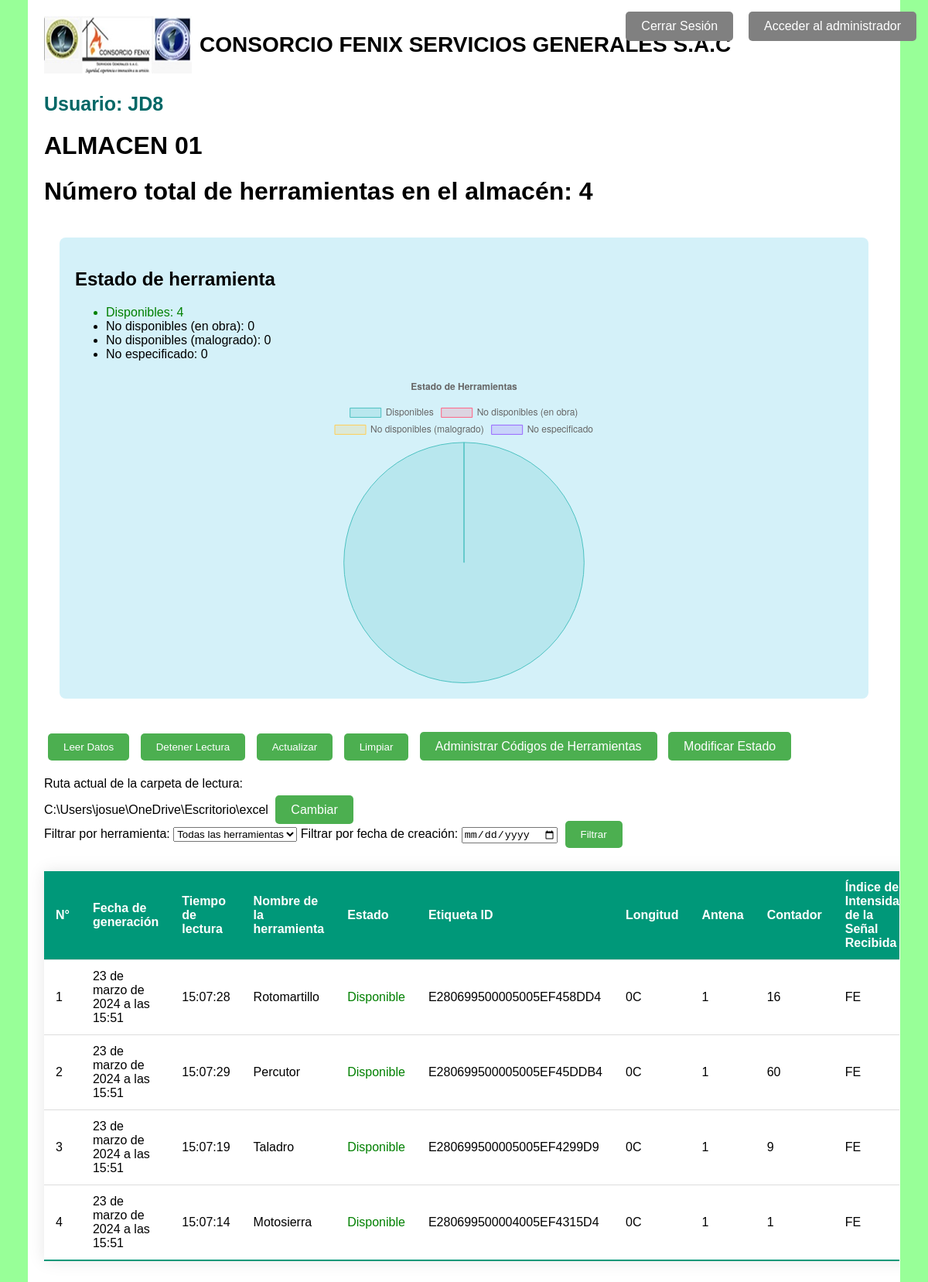
The app's page / (signed in) with its own data.
### app01/models.py (models this page shows, shortened)
class seleccionarRuta(models.Model):
    carpeta_excel = models.CharField(max_length=255)
    class Meta:
        verbose_name_plural = "Configuración de la ruta de lectura"
        verbose_name = "la ruta de lectura"

class lecturaRFID(models.Model):
    ESTADOS_HERRAMIENTA = [
        ('no_especificado', 'No especificado'),
        ('disponible', 'Disponible'),
        ('no_disponible_obra', 'No disponible (en obra)'),
        ('no_disponible_malogrado', 'No disponible (malogrado)'),
    ]
    tiempo = models.CharField(max_length=8)
    tag_id = models.CharField(max_length=24)
    length = models.CharField(max_length=10)
    ant = models.IntegerField()
    cnt = models.IntegerField()
    rssi = models.CharField(max_length=10)
    nombre_archivo = models.CharField(max_length=255)
    fecha_modificacion = models.DateTimeField()
    nombre_herramienta = models.CharField(max_length=100, blank=True, null=True)
    estado = models.CharField(max_length=23, choices=ESTADOS_HERRAMIENTA, default='disponible')
    def asociar_nombre_herramienta(self):
        try:
            union_tag_nom = nombreEtiqueta.objects.get(etiqueta_id=self.tag_id)
            self.nombre_herramienta = union_tag_nom.nombre_herramienta
            self.save()
        except nombreEtiqueta.DoesNotExist:
            self.nombre_herramienta = "Desconocido"
    class Meta:
        verbose_name_plural = "Lecturas RFID de herramientas"
        verbose_name = "una nueva lectura RFID"

### app01/views.py (the view)
# urls.py: path('', views.principal, name="principal"),
@login_required
def principal(request):
    lecturas = lecturaRFID.objects.all()
    herramientas = nombreEtiqueta.objects.all()
    verificar_ruta = seleccionarRuta.objects.first()
    if verificar_ruta:
        ruta = verificar_ruta.carpeta_excel
        lecturas = lecturaRFID.objects.all()
        herramientas = nombreEtiqueta.objects.all()
        total_herramientas = len(lecturas)
    else:
        ruta = ""
    total_herramientas = len(lecturas)
    for lectura in lecturas:
        lectura.asociar_nombre_herramienta()
    herramienta_seleccionada = request.GET.get('herramienta')
    fecha_creacion = request.GET.get('fecha_creacion')
    if herramienta_seleccionada:
        lecturas = lecturas.filter(nombre_herramienta=herramienta_seleccionada)
    if fecha_creacion:
        fecha_creacion = datetime.strptime(fecha_creacion, "%Y-%m-%d").date()
        lecturas = lecturas.filter(fecha_modificacion__date=fecha_creacion)
    total_disponibles = lecturas.filter(estado='disponible').count()
    total_no_disponibles_obra = lecturas.filter(estado='no_disponible_obra').count()
    total_no_disponibles_malogrado = lecturas.filter(estado='no_disponible_malogrado').count()
    total_no_especificado = lecturas.filter(estado='no_especificado').count()
    herramienta_busq = lecturaRFID.objects.all()
    search_query = request.GET.get('search', '')
    if search_query:
        herramienta_busq = herramienta_busq.filter(tag_id=search_query)
    return render(request, 'principal.html', {
        'lecturas': lecturas,
        'total_herramientas': total_herramientas,
        'herramientas': herramientas,
        'ruta': ruta,
        'total_disponibles': total_disponibles,
        'total_no_disponibles_obra': total_no_disponibles_obra,
        'total_no_disponibles_malogrado': total_no_disponibles_malogrado,
        'total_no_especificado': total_no_especificado,
        'herramienta_busq': herramienta_busq,
        'search_query': search_query,
        'es_administrador': es_administrador(request.user),
    })

### app01/views.py (called while the page is built)
def es_administrador(user):
    return user.groups.filter(name='Administrador').exists()

### app01/templates/principal.html (shortened to what this page needs)
{% load static %}
<!DOCTYPE html>
<html lang="es">
<head>
    <link rel="stylesheet" type="text/css" href="{% static 'css/estilos.css' %}">
</head>
<body>
    <div class="main-container">
        <div class="header">
            <img src="{% static 'imagenes/logo.png' %}" alt="Logo de la empresa">
            <span class="title">CONSORCIO FENIX SERVICIOS GENERALES S.A.C</span>
        </div>
        <div>
            <p class="usuario">Usuario: {{ request.user.username }}</p>
        </div>
        <div class="top-right-buttons">
            <a href="{% url 'salir' %}" class="button grey">Cerrar Sesión</a>
            <a href="{% url 'admin:index' %}" class="button grey">Acceder al administrador</a>
        </div>
        <h1>ALMACEN 01</h1>
        {% if es_administrador %}
            <h1>Número total de herramientas en el almacén: {{ total_herramientas }}</h1>
        {% endif %}
        {% if es_administrador %}
        <div class="background-container">
            <div class="container">
                <div class="celeste-box">
                    <div class="estado-container">
                        <h2>Estado de herramienta</h2>
                        <ul>
                            <li class="{% if total_disponibles > 0 %}green{% else %}black{% endif %}">Disponibles: {{ total_disponibles }}</li>
                            <li class="{% if total_no_disponibles_obra > 0 %}red{% else %}black{% endif %}">No disponibles (en obra): {{ total_no_disponibles_obra }}</li>
                            <li class="{% if total_no_disponibles_malogrado > 0 %}orange{% else %}black{% endif %}">No disponibles (malogrado): {{ total_no_disponibles_malogrado }}</li>
                            <li class="{% if total_no_especificado > 0 %}black{% endif %}">No especificado: {{ total_no_especificado }}</li>
                        </ul>
                    </div>
                        <canvas id="herramientasChart" width="400" height="400"></canvas>
                </div>
            </div>
        </div>
        <script>
            var ctx = document.getElementById('herramientasChart').getContext('2d');
            var herramientasChart = new Chart(ctx, {
                type: 'pie',
                data: {
                    labels: ['Disponibles', 'No disponibles (en obra)', 'No disponibles (malogrado)', 'No especificado'],
                    datasets: [{
                        label: 'Estado de Herramientas',
                        data: [
                            {{ total_disponibles }},
                            {{ total_no_disponibles_obra }},
                            {{ total_no_disponibles_malogrado }},
                            {{ total_no_especificado }}
                        ],
                        backgroundColor: [
                            'rgba(75, 192, 192, 0.2)',
                            'rgba(255, 99, 132, 0.2)',
                            'rgba(255, 206, 86, 0.2)',
                            'rgba(153, 102, 255, 0.2)'
                        ],
                        borderColor: [
                            'rgba(75, 192, 192, 1)',
                            'rgba(255, 99, 132, 1)',
                            'rgba(255, 206, 86, 1)',
                            'rgba(153, 102, 255, 1)'
                        ],
                        borderWidth: 1
                    }]
                },
                options: {
                    responsive: true,
                    plugins: {
                        legend: {
                            position: 'top',
                        },
                        title: {
                            display: true,
                            text: 'Estado de Herramientas'
                        }
                    }
                }
            });
        </script>
        {% endif %}
        {% if es_administrador %}
        <nav class="navigation-menu">
            <form method="post">
                <button type="submit" name="leer_datos" class="button green">Leer Datos</button>
                <button type="submit" name="detener_lectura" class="button green">Detener Lectura</button>
                <button type="submit" name="actualizar_datos" class="button green">Actualizar</button>
                <button type="submit" name="limpiar_datos" class="button green">Limpiar</button>
                <a href="{% url 'administrar_codigos' %}" class="button green">Administrar Códigos de Herramientas</a>
                <a href="{% url 'modificar_estado' %}" class="button green">Modificar Estado</a>
            </form>
        </nav>
        {% endif %}
        {% if es_administrador %}
        <div class="ruta">
            <p>Ruta actual de la carpeta de lectura:</p>
            {% if ruta %}
                <span class="ruta-actual">{{ ruta }}</span>
            {% else %}
                <span class="ruta-no-especificada">No especificada</span>
            {% endif %}
            <a href="{% url 'seleccionar_ruta' %}" class="button green">Cambiar</a>
        </div>
        {% endif %}
        <form method="get">
            <label for="herramienta">Filtrar por herramienta:</label>
            <select name="herramienta" id="herramienta">
                <option value="">Todas las herramientas</option>
            </select>
            <label for="fecha_creacion">Filtrar por fecha de creación:</label>
            <input type="date" id="fecha_creacion" name="fecha_creacion">
            <button type="submit" class="button green">Filtrar</button>
        </form>
        <table class="styled-table">
            <thead>
                <tr>
                    <th>N°</th>
                    <th>Fecha de generación</th>
                    <th>Tiempo de lectura</th>
                    <th>Nombre de la herramienta</th>
                    <th>Estado</th>
                    <th>Etiqueta ID</th>
                    <th>Longitud</th>
                    <th>Antena</th>
                    <th>Contador</th>
                    <th>Índice de Intensidad de la Señal Recibida</th>
                </tr>
            </thead>
            <tbody>
                {% for lectura in lecturas %}
                    <tr>
                        <td>{{ forloop.counter }}</td>
                        <td>{{ lectura.fecha_modificacion }}</td>
                        <td>{{ lectura.tiempo }}</td>
                        <td>{{ lectura.nombre_herramienta }}</td>
                        <td class="{% if lectura.estado == 'disponible' %}green{% elif lectura.estado == 'no_disponible_obra' %}red{% elif lectura.estado == 'no_disponible_malogrado' %}orange{% else %}black{% endif %}">
                            {{ lectura.get_estado_display }}
                        </td>
                        <td>{{ lectura.tag_id }}</td>
                        <td>{{ lectura.length }}</td>
                        <td>{{ lectura.ant }}</td>
                        <td>{{ lectura.cnt }}</td>
                        <td>{{ lectura.rssi }}</td>
                    </tr>
                {% endfor %}
            </tbody>
        </table>
    </div>
</body>
</html>

### app01/static/css/estilos.css (style rules this page uses)
#herramientasChart { width: 400px; height: 0px; max-width: 100%; margin: auto; }
.header { display: flex; align-items: center; }
.title { font-size: 28px; font-weight: bold; margin-left: 10px; }
.styled-table { width: 100%; border-collapse: collapse; margin: 25px 0; font-size: 16px; box-shadow: 0 0 20px rgba(0, 0, 0, 0.1); text-align: left; }
.styled-table thead tr { background-color: #009879; color: #ffffff; text-align: left; font-weight: bold; }
.styled-table th, .styled-table td { padding: 12px 15px; border-bottom: 1px solid #dddddd; }
.styled-table tbody tr { border-bottom: 1px solid #dddddd; }
.styled-table tbody tr:last-of-type { border-bottom: 2px solid #009879; }
.usuario { font-size: 25px; color: #006766; font-weight: bold; margin-bottom: 10px; }
ul li.green { color: green; }
ul li.black { color: black; }
td.green { color: green; }
.button { padding: 10px 20px; margin: 5px; border: none; border-radius: 5px; cursor: pointer; text-decoration: none; color: white; transition: background-color 0.3s ease; }
.button.green { background-color: #4CAF50; }
.button.grey { background-color: #808080; }
.top-right-buttons { position: absolute; top: 10px; right: 10px; display: flex; gap: 10px; }
.container { display: flex; justify-content: center; align-items: center; margin-bottom: 0; }
.estado-container { margin-right: 20px; }
.background-container { background-color: #ffffff; padding: 20px; margin-bottom: 20px; }
.main-container { background-color: #ffffff; padding: 20px; width: 94%; min-height: 400px; margin: auto; border: 1px solid #ffffff; box-sizing: border-box; resize: both; overflow: auto; }
body { background-color: #98ff98; margin: 0; padding: 0; font-family: Arial, sans-serif; }
.celeste-box { background-color: #d4f1f9; padding: 20px; border-radius: 8px; margin: 0px 0; width: 100%; max-width: 100%; box-sizing: border-box; }

### records on screen
seleccionarRuta: carpeta_excel "C:\\Users\\josue\\OneDrive\\Escritorio\\excel"
lecturaRFID: fecha_modificacion "23 de marzo de 2024 a las 15:51", tiempo "15:07:28", nombre_herramienta "Rotomartillo", estado "Disponible", tag_id "E280699500005005EF458DD4", length "0C", ant "1", cnt "16", rssi "FE"
lecturaRFID: fecha_modificacion "23 de marzo de 2024 a las 15:51", tiempo "15:07:29", nombre_herramienta "Percutor", estado "Disponible", tag_id "E280699500005005EF45DDB4", length "0C", ant "1", cnt "60", rssi "FE"
lecturaRFID: fecha_modificacion "23 de marzo de 2024 a las 15:51", tiempo "15:07:19", nombre_herramienta "Taladro", estado "Disponible", tag_id "E280699500005005EF4299D9", length "0C", ant "1", cnt "9", rssi "FE"
lecturaRFID: fecha_modificacion "23 de marzo de 2024 a las 15:51", tiempo "15:07:14", nombre_herramienta "Motosierra", estado "Disponible", tag_id "E280699500004005EF4315D4", length "0C", ant "1", cnt "1", rssi "FE"

### other values on screen
{{ request.user.username }} "JD8"
{{ total_herramientas }} "4"
{{ total_disponibles }} "4"
{{ total_no_disponibles_obra }} "0"
{{ total_no_disponibles_malogrado }} "0"
{{ total_no_especificado }} "0"
chart data {{ total_no_disponibles_obra }} 0
chart data {{ total_no_disponibles_malogrado }} 0
chart data {{ total_no_especificado }} 0
